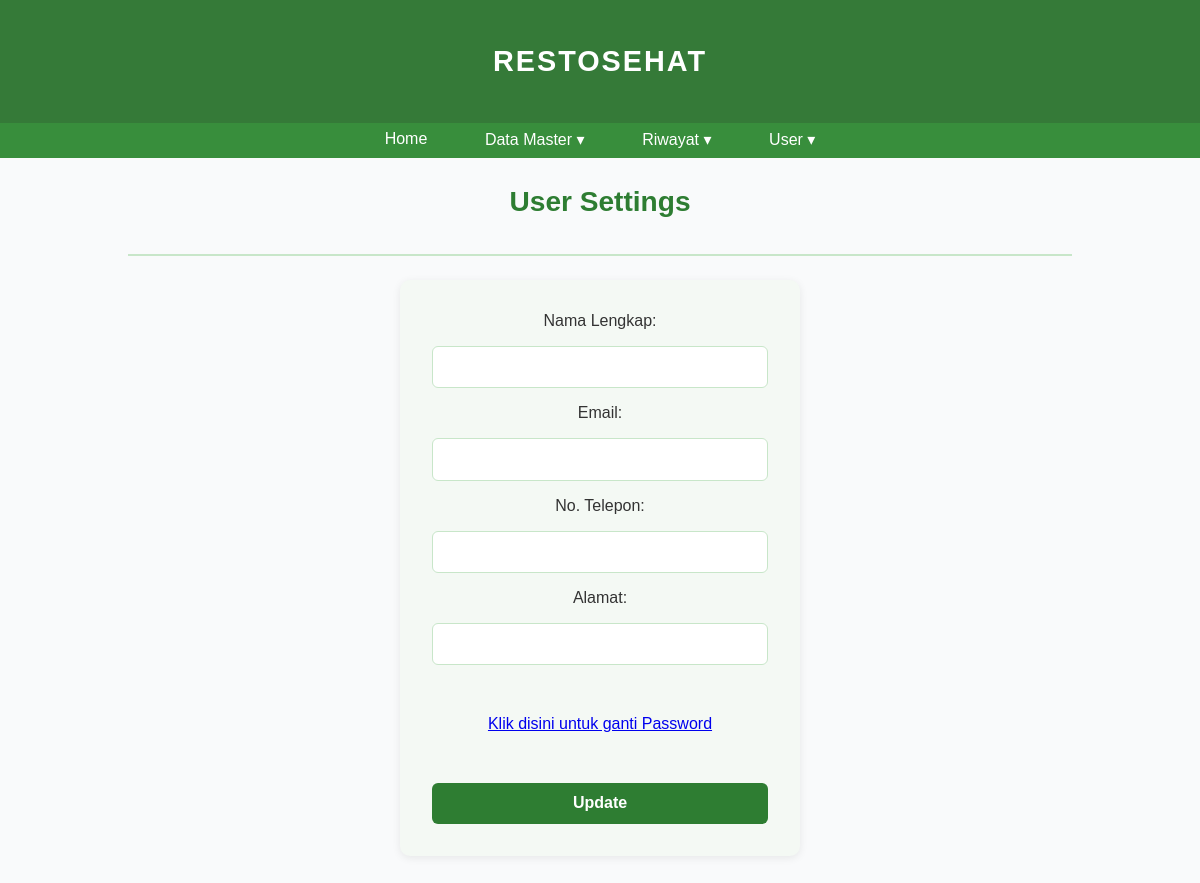
Before: /user_setting (signed in) with the older database file.
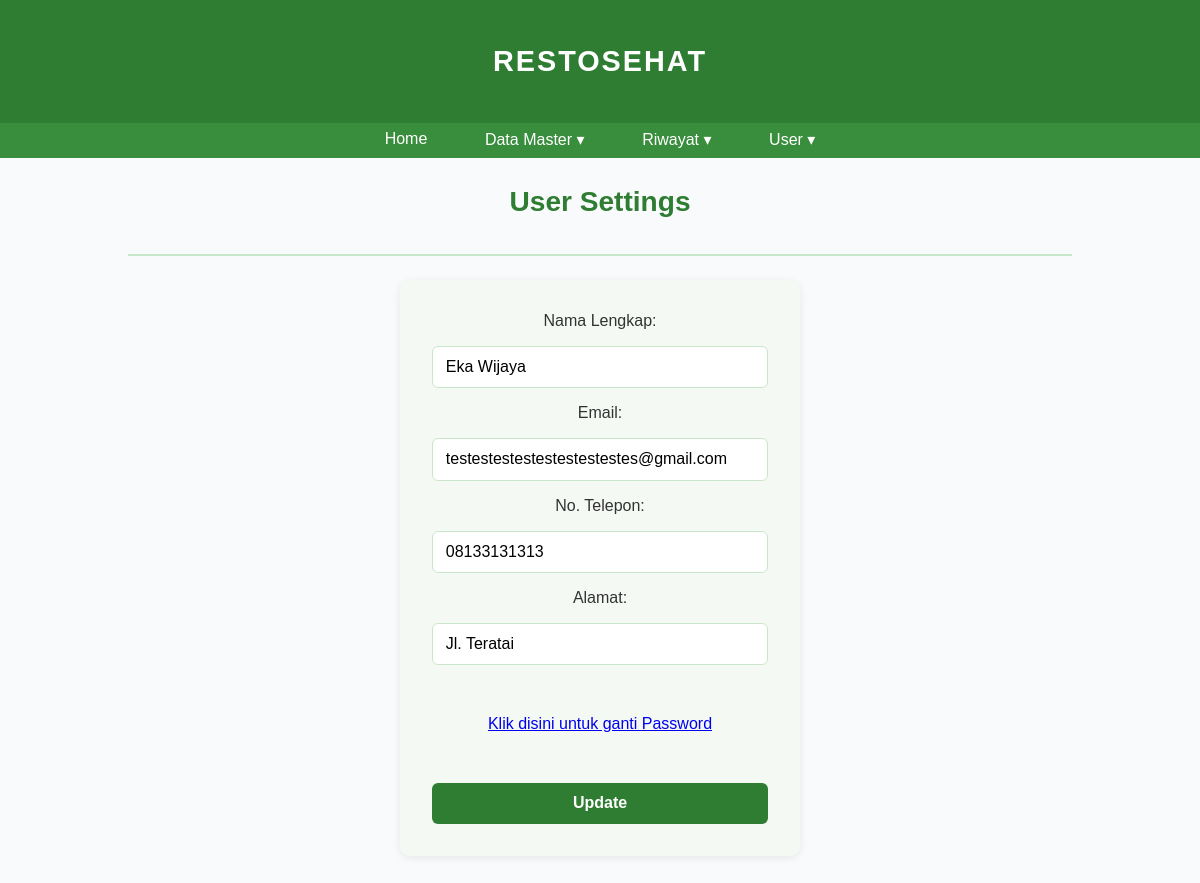
After: the same page with the newer database file.
### main.py (models this page shows, shortened)
class User(db.Model, UserMixin):
    idPrefix = 'USR'
    id = db.Column(db.String(5), primary_key=True)
    username = db.Column(db.String(80), unique=True, nullable=False)
    password_hash = db.Column(db.String(200), nullable=False)
    role = db.Column(db.String(50), default='User')
    namaPanjang = db.Column(db.String(200))
    email = db.Column(db.String(100), unique=True)
    noTelp = db.Column(db.String(12), unique=True)
    alamat = db.Column(db.String(150))

### main.py (the view, shortened to what this page needs)
@app.route("/user_setting", methods=['GET', 'POST'])
@login_required
def userSetting():
    user = User.query.get_or_404(current_user.id)
    if current_user.id != user.id and current_user.role not in ['Owner', 'Manager']:
        flash("You do not have permission to access this page.", "danger")
        return redirect(url_for('home'))
    return render_template('user_setting.html', user=user)

### main.py (called while the page is built)
@login_manager.user_loader
def load_user(user_id):
    return User.query.get(user_id)

### templates/user_setting.html (shortened to what this page needs)
{% extends 'base.html' %}
{% block body %}
<div class="content">
    <div class="head-content">
        <h3>User Settings</h3>
    </div>
    <div class="main-content">
        <form action="/user_setting" method="POST" class="form-container">
            <label for="namaPanjang">Nama Lengkap:</label>
            <input type="text" name="namaPanjang" id="namaPanjang" class="form-control" {% if user.namaPanjang == None%} value=""{% else %} value="{{ user.namaPanjang }}" {% endif %} required>
            <label for="email">Email:</label>
            <input type="email" name="email" id="email" class="form-control" {% if user.email == None%} value=""{% else %} value="{{ user.email }}" {% endif %} required>
            <label for="noTelp">No. Telepon:</label>
            <input type="text" name="noTelp" id="noTelp" class="form-control" {% if user.noTelp == None%} value=""{% else %} value="{{ user.noTelp }}" {% endif %} required>
            <label for="alamat">Alamat:</label>
            <input type="text" name="alamat" id="alamat" class="form-control" {% if user.alamat == None%} value=""{% else %} value="{{ user.alamat }}" {% endif %} required>
            <br>
            <a href='change_password/{{user.id}}'>Klik disini untuk ganti Password</a>
            <br>
            <input type="submit" value="Update">
        </form>
    </div>
</div>
{% endblock %}

### templates/base.html (shortened to what this page needs)
<!DOCTYPE html>
<html lang="en">
    <head>
        <link rel="stylesheet" href="{{ url_for('static', filename='main.css') }}">
    </head>
    <body>
        <div class="content">
            <div class="head-name">
                <p>RESTOSEHAT</p>
            </div>
            <div class="navbar">
                <ul>
                    <li><a href="/">Home</a></li>
                    {% if current_user.is_authenticated %}
                        {% if current_user.role == 'Owner'%}
                        <li class="dropdown">
                            <a href="#" class="dropbtn">Data Master ▾</a>
                            <div class="dropdown-content">
                                <a href="/stok">Stok</a>
                                <a href="/cabang">Cabang</a>
                                <a href="/bahan">Bahan</a>
                                <a href="/karyawan">Karyawan</a>
                            </div>
                        </li>
                        <li class="dropdown">
                            <a href="#" class="dropbtn">Distribusi ▾</a>
                            <div class="dropdown-content">
                                <a href="/pengiriman">Pengiriman</a>
                                <a href="/order">Order</a>
                            </div>
                        </li>
                        <li class="dropdown">
                            <a href="#" class="dropbtn">Riwayat ▾</a>
                            <div class="dropdown-content">
                                <a href="/riwayattransaksi">Riwayat Transaksi</a>
                                <a href="/riwayatstok">Riwayat Stok</a>
                            </div>
                        </li>
                        {% elif current_user.role == 'Manager' %}
                        <li class="dropdown">
                            <a href="#" class="dropbtn">Data Master ▾</a>
                        </li>
                        <li class="dropdown">
                            <a href="#" class="dropbtn">Riwayat ▾</a>
                        </li>
                        {% endif %}
                        <li class="dropdown">
                            <a href="#" class="dropbtn">User ▾</a>
                        </li>
                    {% else %}
                    <li><a href="/login">Login</a></li>
                    {% endif %}
                </ul>
            </div>
            {% block body %}{% endblock %}
        </div>
    </body>
</html>

### static/main.css (style rules this page uses)
body { margin: 0; padding: 0; font-family: 'Poppins', sans-serif; background-color: #f9fafb; color: #333; }
.head-name { background-color: #2e7d32; color: white; text-align: center; padding: 1rem 0; font-size: 1.8rem; font-weight: 600; letter-spacing: 2px; border-bottom-left-radius: 20px; border-bottom-right-radius: 20px; box-shadow: 0 4px 10px rgba(46, 125, 50, 0.3); transition: background-color 0.3s ease-in-out; }
.navbar { background-color: #388e3c; margin: 0.5rem auto; width: 95%; border-radius: 12px; box-shadow: 0 3px 8px rgba(0, 0, 0, 0.1); padding: 0.5rem 0; transition: background-color 0.3s ease-in-out, box-shadow 0.3s ease-in-out; }
.navbar ul { list-style: none; display: flex; justify-content: center; gap: 2rem; margin: 0; padding: 0; }
.dropdown { position: relative; display: inline-block; }
.dropdown > a { position: relative; z-index: 2; }
.dropdown > a::after { content: ""; position: absolute; left: 0; right: 0; top: 100%; height: 10px; background: transparent; z-index: 1; pointer-events: auto; }
.navbar a { text-decoration: none; color: white; font-weight: 500; padding: 0.4rem 0.8rem; border-radius: 8px; transition: all 0.3s ease-in-out; }
.content { background: transparent !important; box-shadow: none !important; border-radius: 0 !important; max-width: 100% !important; width: 100% !important; padding: 2rem 4rem !important; margin: 0 auto !important; }
.head-content { text-align: center; font-size: 1.5rem; font-weight: 600; color: #2e7d32; border-bottom: 2px solid #c8e6c9; padding-bottom: 0.5rem; margin-bottom: 1.5rem; }
.main-content { display: flex; flex-direction: column; align-items: center; gap: 1.5rem; }
.main-content form { display: flex; flex-direction: column; align-items: center; gap: 1rem; background-color: #f4f9f4; padding: 2rem; border-radius: 10px; box-shadow: 0 2px 8px rgba(0, 0, 0, 0.08); width: 100%; max-width: 400px; margin: 0 auto; }
.main-content input[type="text"] { width: 100%; padding: 0.7rem 0.8rem; border: 1px solid #c8e6c9; border-radius: 6px; font-size: 1rem; transition: 0.2s ease-in-out; }
.main-content input[type="email"] { width: 100%; padding: 0.7rem 0.8rem; border: 1px solid #c8e6c9; border-radius: 6px; font-size: 1rem; transition: 0.2s ease-in-out; }
.main-content input[type="submit"] { background-color: #2e7d32; color: white; border: none; padding: 0.7rem 1.4rem; border-radius: 6px; font-weight: 600; font-size: 1rem; cursor: pointer; transition: 0.2s ease-in-out; width: 100%; }
.content { max-width: 1360px; width: min(95vw, 1360px); }
.navbar { width: min(95vw, 1360px); }
.content, .main-content, .table-container { overflow-x: visible !important; }
:root { --page-max: 1200px; }
.head-name, .navbar, .content { max-width: var(--page-max); width: min(96vw, var(--page-max)); margin-left: auto; margin-right: auto; }
.navbar { width: min(96vw, var(--page-max)) !important; }
.content { padding-inline: clamp(16px, 2vw, 32px); }
.head-name, .navbar { width: calc(100% - 8rem); margin: 0 auto; border-radius: 0 0 12px 12px; }
*, *::before, *::after { box-sizing: border-box; }
html, body { width: 100%; overflow-x: hidden; }
:root { --page-max: 1280px; }
.head-name, .navbar, .content { max-width: var(--page-max); width: min(96vw, var(--page-max)); margin: 0 auto; }
.head-name { border-bottom-left-radius: 0 !important; border-bottom-right-radius: 0 !important; margin-bottom: 0 !important; }
.navbar { border-top-left-radius: 0 !important; border-top-right-radius: 0 !important; margin-top: 0 !important; }
.head-name, .navbar { width: 100vw !important; max-width: 100vw !important; margin: 0 !important; border-radius: 0 !important; box-shadow: none !important; }
body { overflow-x: hidden; }
.navbar ul { max-width: 1200px; margin: 0 auto; padding: 0; }
.head-name, .navbar { width: 100vw !important; max-width: none !important; margin-left: calc(50% - 50vw) !important; margin-right: calc(50% - 50vw) !important; border-radius: 0 !important; box-shadow: none !important; }
.navbar ul { max-width: 1200px; margin: 0 auto; padding: 0 24px; }
html, body { overflow-x: hidden; }
html, body { margin: 0 !important; padding: 0 !important; overflow-x: hidden; background-color: #f9fafb; }
.head-name { margin-top: 0 !important; padding-top: 1rem; display: block; }
.content, .container, main { margin-top: 0 !important; padding-top: 0 !important; }

Changed rows visible on the page:
changed User: namaPanjang (not shown) → "Eka Wijaya"; email (not shown) → "testestestestestestestestes@gmail.com"; noTelp (not shown) → "08133131313"; alamat (not shown) → "Jl. Teratai"
